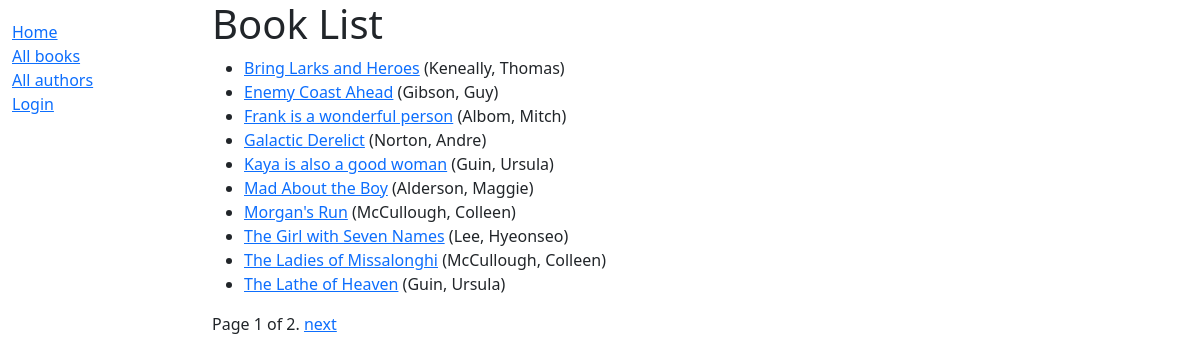
/catalog/books/, run on the app's committed database.
### catalog/models.py (models this page shows, shortened)
class Book(models.Model):
    title = models.CharField(max_length=200)
    author = models.ForeignKey(
        'Author',
        on_delete=models.RESTRICT,
        null=True
    )
    summary = models.TextField(
        max_length=1000,
        help_text="Enter a brief description of the book"
    )
    isbn = models.CharField('ISBN', max_length=13, unique=True, help_text='13 Character <a href="https://www.isbn-insternational.org/content/what-isbn">ISBN</a>')
    genre = models.ManyToManyField('Genre', help_text='Select a genre for this book')
    language = models.ForeignKey('Language', on_delete=models.SET_NULL, null=True)
    class Meta:
        ordering = ['title', 'author']
    def display_genre(self):
        return ', '.join([genre.name for genre in self.genre.all()[:3]])
    display_genre.short_description = 'Genre'
    def get_absolute_url(self):
        return reverse('book-detail', args=[str(self.id)])

class Author(models.Model):
    first_name = models.CharField(max_length=100)
    last_name = models.CharField(max_length=100)
    country = models.ForeignKey(Country, on_delete=models.SET_NULL, null=True, blank=True, help_text='Select the country of the author')
    date_of_birth = models.DateField(null=True, blank=True)
    date_of_death = models.DateField('died', null=True, blank=True)
    class Meta:
        ordering = ['last_name', 'first_name']
    def __str__(self):
        return f'{self.last_name}, {self.first_name}'

### catalog/views.py (the view)
# urls.py: path('books/', views.BookListView.as_view(), name='books'),
class BookListView(generic.ListView):
    model = Book
    context_object_name = 'book_list'
    paginate_by = 10
    def get_queryset(self):
        return Book.objects.filter()
    def get_context_data(self, **kwargs):
        context = super().get_context_data(**kwargs)
        context['some_data'] = 'This is some data'
        return context

### catalog/templates/catalog/book_list.html
{% extends "base_generic.html" %}
{% block content %}
<h1>Book List</h1>
{% if book_list %}
<ul>
    {% for book in book_list %}
    <li>
        <a href="{{ book.get_absolute_url }}">{{ book.title }}</a>
        ({{book.author}})
    </li>
    {% endfor %}
</ul>
{% else %}
<p>There are no books in the library.</p>
{% endif %}
{% endblock %}

### data on the page
Book: title "Bring Larks and Heroes", author "Keneally, Thomas"
Book: title "Enemy Coast Ahead", author "Gibson, Guy"
Book: title "Frank is a wonderful person", author "Albom, Mitch"
Book: title "Galactic Derelict", author "Norton, Andre"
Book: title "Kaya is also a good woman", author "Guin, Ursula"
Book: title "Mad About the Boy", author "Alderson, Maggie"
Book: title "Morgan's Run", author "McCullough, Colleen"
Book: title "The Girl with Seven Names", author "Lee, Hyeonseo"
Book: title "The Ladies of Missalonghi", author "McCullough, Colleen"
Book: title "The Lathe of Heaven", author "Guin, Ursula"

### other printed values
{{ page_obj.number }} "1"
{{ page_obj.paginator.num_pages }} "2"
